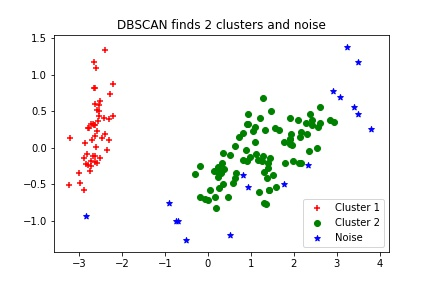

This chart was generated by the following Python code:
# -*- coding: utf-8 -*-
# Importing the libraries
import numpy as np
import matplotlib.pyplot as plt
import pandas as pd

# Importing the dataset
from sklearn.datasets import load_iris
iris = load_iris()

from sklearn.cluster import DBSCAN
dbscan = DBSCAN()

print (dbscan)
"""
DBSCAN(eps=0.5, metric='euclidean', min_samples=5,
  random_state=111)
"""

dbscan.fit(iris.data)

dbscan.labels_

# Visualising the clusters 
# as data is in 3d space, we need to apply PCA for 2d ploting
from sklearn.decomposition import PCA
pca = PCA(n_components=2).fit(iris.data)
pca_2d = pca.transform(iris.data)
explained_variance = pca.explained_variance_ratio_

df_pca =  pd.DataFrame(pca.components_,columns=iris.feature_names,index = ['PC-1','PC-2'])


"""
#alternative way, fit_transform
pca = PCA(n_components = 2)
pca_2d =  pca.fit_transform(iris.data)
"""
for i in range(0, pca_2d.shape[0]):
    if dbscan.labels_[i] == 0:
        c1 = plt.scatter(pca_2d[i,0],pca_2d[i,1],c='r', marker='+')
    elif dbscan.labels_[i] == 1:
        c2 = plt.scatter(pca_2d[i,0],pca_2d[i,1],c='g',
                        marker='o')
    elif dbscan.labels_[i] == -1:
        c3 = plt.scatter(pca_2d[i,0],pca_2d[i,1],c='b',
                        marker='*')
    
    
plt.legend([c1, c2, c3], ['Cluster 1', 'Cluster 2','Noise'])
plt.title('DBSCAN finds 2 clusters and noise')
plt.savefig("dbscan.jpg")
plt.show()

"""
plt.scatter(pca_2d[dbscan.labels_ == 0,0], pca_2d[dbscan.labels_ == 0,1],c='r', marker='+' )
plt.scatter(pca_2d[dbscan.labels_ == 1,0], pca_2d[dbscan.labels_ == 1,1],c='g', marker='o' )
plt.scatter(pca_2d[dbscan.labels_ == -1,0], pca_2d[dbscan.labels_ == -1,1],c='b', marker='*' )
"""

pca.components_

for i in range(0, pca_2d.shape[0]):
    if iris.target[i] == 0:
        c1 = plt.scatter(pca_2d[i,0],pca_2d[i,1],c='r', marker='+')
    elif iris.target[i] == 1:
        c2 = plt.scatter(pca_2d[i,0],pca_2d[i,1],c='g',
                        marker='o')
    elif iris.target[i] == 2:
        c3 = plt.scatter(pca_2d[i,0],pca_2d[i,1],c='b',
                        marker='*')
    
plt.legend([c1, c2, c3], ['Cluster 1', 'Cluster 2','Noise'])
plt.title('DBSCAN finds 2 clusters and noise')

plt.savefig("classifier.jpg")
plt.show()


# Using the elbow method to find the optimal number of clusters
from sklearn.cluster import KMeans
# Fitting K-Means to the dataset
kmeans = KMeans(n_clusters = 3, init = 'k-means++', random_state = 0)
y_kmeans = kmeans.fit_predict(iris.data)
for i in range(0, pca_2d.shape[0]):
    if y_kmeans[i] == 0:
        c1 = plt.scatter(pca_2d[i,0],pca_2d[i,1],c='r', marker='+')
    elif y_kmeans[i] == 1:
        c2 = plt.scatter(pca_2d[i,0],pca_2d[i,1],c='g',
                        marker='o')
    elif y_kmeans[i] == 2:
        c3 = plt.scatter(pca_2d[i,0],pca_2d[i,1],c='b',
                        marker='*')
    
plt.legend([c1, c2, c3], ['Cluster 1', 'Cluster 2','Noise'])
plt.title('DBSCAN finds 2 clusters and noise')
plt.savefig("kmeans.jpg")

plt.show()

"""
Very important about noise points
You can see that DBSCAN produced three groups. 
Note, however, that the figure closely resembles a two-cluster 
solution: It shows only 17 instances of label – 1. 
That’s because it’s a two-cluster solution; the third group (–1)
 is noise (outliers). You can increase the distance parameter 
 (eps) from the default setting of 0.5 to 0.9, and it will 
 become a two-cluster solution with no noise.

The distance parameter is the maximum distance an 
observation is to the nearest cluster. The greater the value 
for the distance parameter, the fewer clusters are found 
because clusters eventually merge into other clusters. The –1 
labels are scattered around Cluster 1 and Cluster 2 in a few 
locations:

Near the edges of Cluster 2 (Versicolor and Virginica classes)

Near the center of Cluster 2 (Versicolor and Virginica classes)

"""



"""
DBSCAN Details

https://towardsdatascience.com/how-dbscan-works-and-why-should-i-use-it-443b4a191c80

https://www.dummies.com/programming/big-data/data-science/how-to-create-an-unsupervised-learning-model-with-dbscan/
"""

"""
Animation
https://www.naftaliharris.com/blog/visualizing-dbscan-clustering/
"""

"""
eps: if the eps value chosen is too small, 
a large part of the data will not be clustered. 
It will be considered outliers because don’t 
satisfy the number of points to create a dense 
region. On the other hand, if the value that was 
chosen is too high, clusters will merge and the 
majority of objects will be in the same cluster.
The eps should be chosen based on the distance of 
the dataset (we can use a k-distance graph to find 
it), but in general small eps values are preferable.

minPoints: As a general rule, a minimum 
minPoints can be derived from a number of 
dimensions (D) in the data set, as minPoints ≥ D + 1.
Larger values are usually better for data sets 
with noise and will form more significant clusters.
The minimum value for the minPoints must be 3,
but the larger the data set, the larger the 
minPoints value that should be chosen.
"""